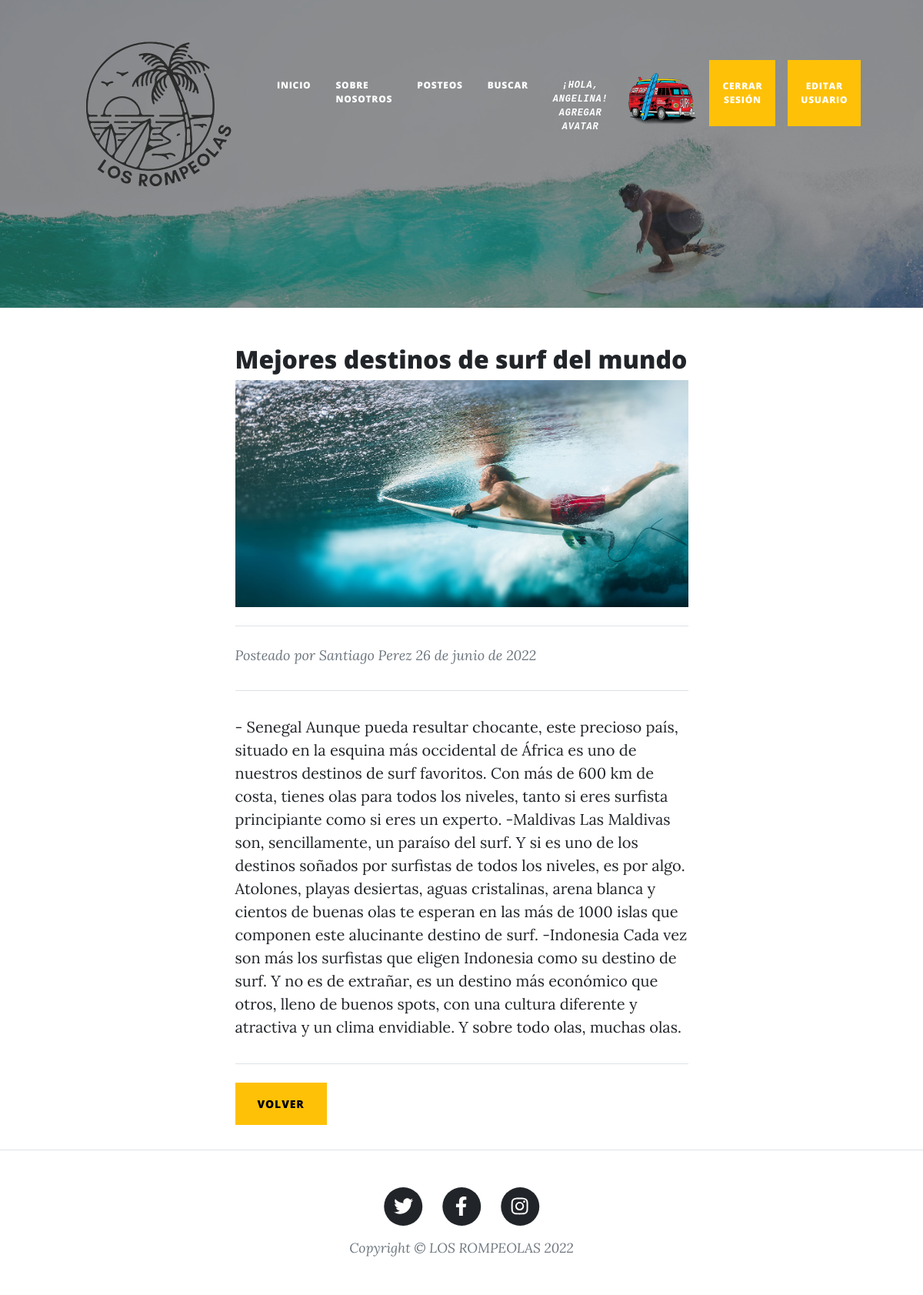
The app's page /Surfblog/post/Mejores destinos de surf del mundo (signed in) with its own data.
### Surfblog/models.py (models this page shows, shortened)
class Avatar(models.Model):
    user = models.ForeignKey(User, on_delete = models.CASCADE)
    imagen = models.ImageField(upload_to = 'avatares', null = True, blank = True)
    class Meta:
        verbose_name = 'Avatar'
        verbose_name_plural = 'Avatares'

class Post(models.Model):
    autor = models.CharField(max_length = 40)
    email = models.EmailField()
    fecha = models.DateField(auto_now_add = True)
    titulo = models.CharField(max_length = 40, primary_key = True)
    cuerpo = models.TextField('')

### Surfblog/views.py (the view)
# urls.py: path('post/<titulo>', views.abrirPost, name='Post'),
def abrirPost(request, titulo):
        leerPost = Post.objects.get(titulo = titulo)
        try:
            comentario = Comentario.objects.get(titulo = titulo)
            return render(request, 'Surfblog/post.html', {'post': leerPost, 'comentario': comentario})
        except:
            return render(request, 'Surfblog/post.html', {'post': leerPost})

### Surfblog/templates/Surfblog/post.html (shortened to what this page needs)
{% extends 'Surfblog/padre.html' %}
{% load static %}
{% block contenido_principal %}
    <article class='mb-3'>
        <div class='container px-4 px-lg-5'>
            <div class='row gx-4 gx-lg-5 justify-content-center'>
                <div class='col-md-10 col-lg-8 col-xl-7 post-preview'>
                    <h2 class='post-title'>{{post.titulo}}</h2>
                    <img class='card-img-top' src='{% static "SurfBlog/assets/img/post.jpg" %}' alt='Imagen Resultado' title='Imagen Resultado' loading='lazy'>
                    <hr class='my-4' />
                    <p class='post-meta'>
                        Posteado por
                        <span>{{post.autor}}</span>
                        {{post.fecha}}
                    </p>
                    <hr class='my-4' />
                    <p>{{post.cuerpo}}</p>
                    <hr class='my-4' />
                    <button type='button' class='btn btn-warning position-relative mb-3'>
                        <a href='{% url "listaPosteos" %}' style='color: black;'>VOLVER</a>
                    </button>
                </div>
            </div>
        </div>
    </article>
{% endblock %}

### Surfblog/templates/Surfblog/padre.html (shortened to what this page needs)
<!DOCTYPE html>
<html lang='en'>
    <head>
        {% load static %}
        <link href='{% static "SurfBlog/css/styles.css" %}' rel='stylesheet' />
    </head>
    <body>
        <nav class='navbar navbar-expand-lg navbar-light' id='mainNav'>
            <div class='container px-4 px-lg-5'>
                <a class='navbar-brand' href='{% url "Inicio" %}'><img src='{% static "SurfBlog/assets/img/logo.png" %}' alt='Logo' title='Logo' height='250px' width='250px'></a>
                <div class='collapse navbar-collapse' id='navbarResponsive'>
                    <ul class='navbar-nav ms-auto py-4 py-lg-0'>
                        <li class='nav-item'><a class='nav-link px-lg-3 py-3 py-lg-4' href='{% url "Inicio" %}'>Inicio</a></li>
                        <li class='nav-item'><a class='nav-link px-lg-3 py-3 py-lg-4' href='{% url "sobreNosotros" %}'>Sobre Nosotros</a></li>
                        <li class='nav-item'><a class='nav-link px-lg-3 py-3 py-lg-4' href='{% url "listaPosteos" %}'>Posteos</a></li>
                        <li class='nav-item'><a class='nav-link px-lg-3 py-3 py-lg-4' href='{% url "Buscar" %}'>Buscar</a></li>
                        {% if user.is_authenticated %}
                        <li class='nav-item'><a class='nav-link px-lg-3 py-3 py-lg-4 text-center font-monospace fst-italic' href='{% url "agregarAvatar" %}'>¡Hola, {{user.username}}!</br><span class=''>Agregar Avatar</span></a></li>
                        <li class='mx-1'>
                        {% with first_image=user.avatar_set.first %}
                            {% if first_image %}
                                <a href='{{ first_image.imagen.url }}' target='_blank'>
                                <img src='{{ first_image.imagen.url }}' height='100px'>
                            {% endif %}
                        {% endwith %}
                        </li>
                        <li class='nav-item'><a class='nav-link px-lg-3 py-3 py-lg-4 btn btn-warning mx-2' href='{% url "Logout" %}'>Cerrar Sesión</a></li>
                        <li class='nav-item'><a class='nav-link px-lg-3 py-3 py-lg-4 btn btn-warning mx-2' href='{% url "editarUsuario" %}'>Editar Usuario</a></li>
                        {% endif %}
                    </ul>
                </div>
            </div>
        </nav>
        <header class='masthead' style='background-image: url("{% static "SurfBlog/assets/img/home.jpg" %}")'>
        </header>
        {% block contenido_principal %}
        {% endblock %}
        <footer class='border-top'>
            <div class='container px-4 px-lg-5'>
                <div class='row gx-4 gx-lg-5 justify-content-center'>
                    <div class='col-md-10 col-lg-8 col-xl-7'>
                        <ul class='list-inline text-center'>
                            <li class='list-inline-item'>
                                <a href='#!'>
                                    <span class='fa-stack fa-lg'>
                                        <i class='fas fa-circle fa-stack-2x'></i>
                                        <i class='fab fa-twitter fa-stack-1x fa-inverse'></i>
                                    </span>
                                </a>
                            </li>
                            <li class='list-inline-item'>
                                <a href='#!'>
                                    <span class='fa-stack fa-lg'>
                                        <i class='fas fa-circle fa-stack-2x'></i>
                                        <i class='fab fa-facebook-f fa-stack-1x fa-inverse'></i>
                                    </span>
                                </a>
                            </li>
                            <li class='list-inline-item'>
                                <a href='#!'>
                                    <span class='fa-stack fa-lg'>
                                        <i class='fas fa-circle fa-stack-2x'></i>
                                        <i class='fab fa-instagram fa-stack-1x fa-inverse'></i>
                                    </span>
                                </a>
                            </li>
                        </ul>
                        <div class='small text-center text-muted fst-italic'>Copyright &copy; LOS ROMPEOLAS 2022</div>
                    </div>
                </div>
            </div>
        </footer>
    </body>
</html>

### records on screen
Avatar: imagen (picture)
Post: titulo "Mejores destinos de surf del mundo", autor "Santiago Perez", fecha "26 de junio de 2022", cuerpo "- Senegal Aunque pueda resultar chocante, este precioso país, situado en la esquina más occidental de África es uno de nuestros destinos de surf favoritos. Con más de 600 km de costa, tienes olas para todos los niveles, tanto si eres surfista principiante como si eres un experto. -Maldivas Las Maldivas son, sencillamente, un paraíso del surf. Y si es uno de los destinos soñados por surfistas de todos los niveles, es por algo. Atolones, playas desiertas, aguas cristalinas, arena blanca y cientos de buenas olas te esperan en las más de 1000 islas que componen este alucinante destino de surf. -Indonesia Cada vez son más los surfistas que eligen Indonesia como su destino de surf. Y no es de…"

### other values on screen
{{ user.username }} "ANGELINA"
